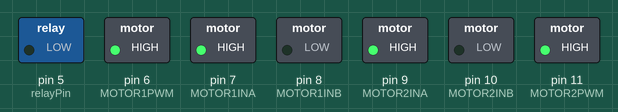
Bench run of a sketch on a simulated Arduino Uno, built with avr-gcc and run on an emulated ATmega328P. On the bench: switched loads named in the sketch (green lamp = pin HIGH).

Above: at 0.1 s.
Timing chart, 0 to 1.6 s (numbered marks = the images above):
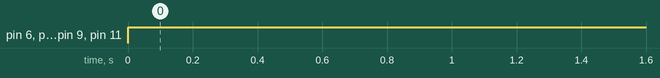

The sketch:

DagayaShield.ino
```cpp
//Weapon
#define relayPin 5

//Right WheelW
#define MOTOR1INA 7
#define MOTOR1INB 8
#define MOTOR1PWM 6
//Left Wheel
#define MOTOR2INA 9
#define MOTOR2INB 10
#define MOTOR2PWM 11


void setup() {

pinMode(MOTOR1INA,OUTPUT);
pinMode(MOTOR1INB,OUTPUT);
pinMode(MOTOR1PWM,OUTPUT);
pinMode(MOTOR2INA,OUTPUT);
pinMode(MOTOR2INB,OUTPUT);
pinMode(MOTOR2PWM ,OUTPUT);
pinMode(relayPin,OUTPUT);


}


void loop() {

/*digitalWrite(relayPin,LOW);
delay(1000);
digitalWrite(relayPin,HIGH);
delay(1000);*/

digitalWrite(MOTOR1INA,HIGH);
digitalWrite(MOTOR1INB,LOW);
analogWrite(MOTOR1PWM,255);

digitalWrite(MOTOR2INA,HIGH);
digitalWrite(MOTOR2INB,LOW);
analogWrite(MOTOR2PWM,255);

/*digitalWrite(relayPin,HIGH);
delay(1000);
digitalWrite(relayPin,LOW);
delay(1000);*/
}
```

Measured:
- by itself, pin 6 (MOTOR1PWM), pin 7 (MOTOR1INA), pin 9 (MOTOR2INA), pin 11 (MOTOR2PWM): LOW → HIGH at 0.00 s
